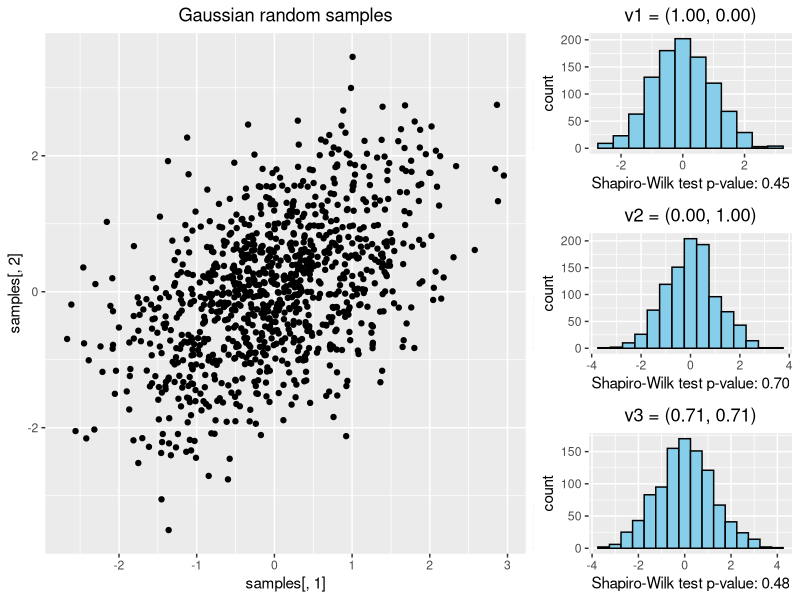

This figure's R source:
library(MASS)  # For generating multivariate normal samples
library(ggplot2)
library(gridExtra)
library(nortest)

# Parameters
rho <- 0.5
cov <- matrix(c(1, rho, rho, 1), nrow = 2)
mean <- c(0, 0)
N_samples <- 1000

# Generate samples
set.seed(123)  # for reproducibility
samples <- mvrnorm(n = N_samples, mu = mean, Sigma = cov)

# Define projection vectors
v1 <- c(1, 0)  # x-axis
v2 <- c(0, 1)  # y-axis
v3 <- c(1, 1) / sqrt(2)  # 45-degree line
vs <- list(v1, v2, v3)

# Scatterplot of samples
p1 <- ggplot(data = as.data.frame(samples), aes(x = samples[,1], y = samples[,2])) +
  geom_point() +
  ggtitle('Gaussian random samples') +
  theme(plot.title = element_text(hjust = 0.5))

# 3 histograms of different projections
histograms <- lapply(1:length(vs), function(i) {
  projected_samples <- as.vector(samples %*% vs[[i]])
  p <- ggplot(data = as.data.frame(projected_samples), aes(x = projected_samples)) +
    geom_histogram(binwidth = 0.5, fill = "skyblue", color = "black") +
    ggtitle(sprintf("v%d = (%.2f, %.2f)", i, vs[[i]][1], vs[[i]][2])) +
    xlab(sprintf("Shapiro-Wilk test p-value: %.2f", shapiro.test(projected_samples)$p.value)) +
    theme(plot.title = element_text(hjust = 0.5))
})

# Arrange plots
plots <- grid.arrange(p1, do.call(grid.arrange, histograms), ncol=2, widths = c(2, 1))

# Show plots
print(plots)
